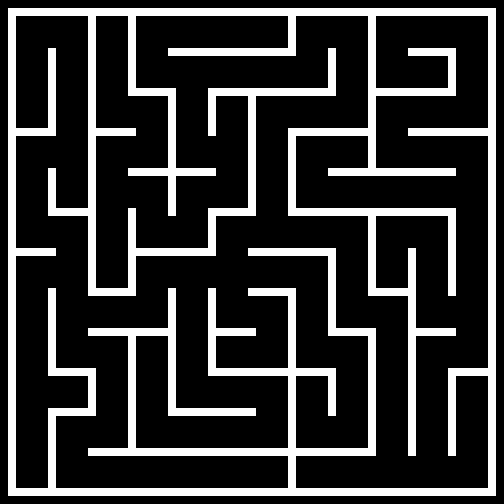

A level layout from a 2D game, rendered from its tile map. Below: a short description, then the map file with tile-grid data replaced by summaries:
An orthogonal 63x63 tile map with 8x8 px tiles, 1 tile layer (Background) and 72 objects (4x Painter, Player, Checkpoint).

<map version="1.10" tiledversion="1.10.2" orientation="orthogonal" renderorder="right-down" width="63" height="63" tilewidth="8" tileheight="8" infinite="0" nextlayerid="4" nextobjectid="79">
 <tileset firstgid="1" source="Mazeball.tsx" />
 <layer id="1" name="Background" width="63" height="63">
  <data>[3969 cells, 845 non-empty, 1 distinct tile ids]</data>
 </layer>
 <objectgroup id="2" name="Spawnpoints">
  <object id="72" name="Player" type="Player" x="215" y="17" width="30" height="30" />
  <object id="73" name="Painter" type="Painter" x="137" y="337.5" width="30" height="30">
   <properties>
    <property name="colour" value="Red" />
   </properties>
  </object>
  <object id="74" name="Painter" type="Painter" x="416.25" y="56.75" width="30" height="30">
   <properties>
    <property name="colour" value="Yellow" />
   </properties>
  </object>
  <object id="75" name="Painter" type="Painter" x="457" y="377.75" width="30" height="30">
   <properties>
    <property name="colour" value="Green" />
   </properties>
  </object>
  <object id="76" name="Painter" type="Painter" x="16.75" y="96.75" width="30" height="30">
   <properties>
    <property name="colour" value="Blue" />
   </properties>
  </object>
  <object id="78" name="Checkpoint" type="Checkpoint" x="256.25" y="473.75">
   <polygon points="0,0 32.25,0 31.75,14.75 -0.25,14.75" />
  </object>
 </objectgroup>
 <objectgroup id="3" name="Walls">
  <object id="1" x="8" y="8.25">
   <polygon points="0,0 487.5,0.25 487.25,7.75 0.25,7.5" />
  </object>
  <object id="2" x="8" y="16">
   <polygon points="0,0 7.75,0 7.5,472 0.25,471.5" />
  </object>
  <object id="3" x="8.5" y="488.25">
   <polygon points="0,0 -0.25,7.25 487.5,7.5 487.25,0" />
  </object>
  <object id="4" x="488.25" y="487.25">
   <polygon points="0,0 7.75,0 7.25,-470.5 0,-470.75" />
  </object>
  <object id="5" x="48" y="416.25">
   <polygon points="0,0 8,0 8.25,71 0,70.75" />
  </object>
  <object id="6" x="48" y="408.5">
   <polygon points="0,0 0,7.25 47.5,7.5 47.75,-0.5" />
  </object>
  <object id="7" x="88.25" y="448.5">
   <polygon points="0,0 0.25,7.25 287.25,7 287.5,0" />
  </object>
  <object id="8" x="288" y="456.5">
   <polygon points="0,0 7.75,0 7.75,31 0.25,31.25" />
  </object>
  <object id="9" x="448.25" y="455.5">
   <polygon points="0,0 7.25,0.25 7.5,-79 -0.25,-79.25" />
  </object>
  <object id="10" x="448" y="368">
   <polygon points="0,0 0.5,7.75 39.5,7.75 39.25,0.75" />
  </object>
  <object id="11" x="88" y="376.5">
   <polygon points="0,0 8,-0.25 7.5,30.5 0.5,31" />
  </object>
  <object id="12" x="48.25" y="368">
   <polygon points="0,0 47.25,0.5 47.5,7.5 0.25,7.75" />
  </object>
  <object id="13" x="128.75" y="336.75">
   <polygon points="0,0 7,0 7.25,111.25 -0.5,111.5" />
  </object>
  <object id="14" x="167.75" y="336.75">
   <polygon points="0,0 7.75,-0.5 7.75,71.25 0.5,71.25" />
  </object>
  <object id="15" x="168" y="409">
   <polygon points="0,0 0.25,6.5 87.5,6.5 87.25,-0.75" />
  </object>
  <object id="16" x="296.25" y="368">
   <polygon points="0,0 39.25,0.25 39.5,7.75 -0.5,7.25" />
  </object>
  <object id="17" x="328" y="376.5">
   <polygon points="0,0 7.75,0 7.75,39.25 0.25,39" />
  </object>
  <object id="18" x="368.25" y="336.5">
   <polygon points="0,0 7.25,-0.75 7.25,111 -0.25,111.25" />
  </object>
  <object id="20" x="208.5" y="368.5">
   <polygon points="0,0 79.25,0.25 79,7 -0.25,7.5" />
  </object>
  <object id="21" x="288" y="448">
   <polygon points="0,0 7.75,0 7.75,-152 0.25,-151.5" />
  </object>
  <object id="25" x="48.25" y="367.5">
   <polygon points="0,0 7.5,0 8,-79 -0.25,-79" />
  </object>
  <object id="26" x="87.75" y="288.25">
   <polygon points="0,0 48,0.25 48.25,6.75 0.5,7.25" />
  </object>
  <object id="27" x="88.5" y="328">
   <polygon points="0,0 87.25,0.5 87.5,8 -0.25,7.5" />
  </object>
  <object id="28" x="167.5" y="288.25">
   <polygon points="0,0 8.25,0.5 8.5,39 0.75,39.25" />
  </object>
  <object id="29" x="208" y="288.75">
   <polygon points="0,0 7.75,-0.25 7.5,79.5 0.25,80.25" />
  </object>
  <object id="30" x="216.25" y="328.75">
   <polygon points="0,0 39.75,0 39.5,7 0.25,7" />
  </object>
  <object id="31" x="248.75" y="288.25">
   <polygon points="0,0 47,0.25 46.75,7.5 -0.5,7.25" />
  </object>
  <object id="32" x="328.25" y="328.5">
   <polygon points="0,0 47.5,0.25 47,7.25 0,7" />
  </object>
  <object id="34" x="408.25" y="455.75">
   <polygon points="0,0 7.75,0.25 7.5,-207 0,-207" />
  </object>
  <object id="35" x="415.75" y="328.25">
   <polygon points="0,0 39.75,0 40,7.25 0.5,8" />
  </object>
  <object id="36" x="448" y="216.75">
   <polygon points="0,0 7.75,-0.75 8,79.25 0.5,79" />
  </object>
  <object id="37" x="376" y="288.75">
   <polygon points="0,0 31.75,-0.5 32,7 0.25,7" />
  </object>
  <object id="38" x="368.25" y="216.75">
   <polygon points="0,0 7.25,0 7.5,78.5 -0.25,78.75" />
  </object>
  <object id="39" x="328.25" y="256.75">
   <polygon points="0,0 7.25,0 7.75,70.75 -0.25,70.75" />
  </object>
  <object id="40" x="248.5" y="248.75">
   <polygon points="0,0 87.5,-0.25 87.25,7 -0.25,6.5" />
  </object>
  <object id="41" x="136.25" y="248">
   <polygon points="0,0 79.5,0.25 79.5,7.5 -0.25,7.5" />
  </object>
  <object id="42" x="128.25" y="208.25">
   <polygon points="0,0 7.25,0.25 7.5,79.25 0,79.5" />
  </object>
  <object id="43" x="16" y="248.25">
   <polygon points="0,0 39.25,0.5 39.25,7 0.25,7.5" />
  </object>
  <object id="44" x="88" y="287.75">
   <polygon points="0,0 8,0.25 8,-271.25 0.25,-271.5" />
  </object>
  <object id="45" x="48.5" y="208.75">
   <polygon points="0,0 39.25,-0.25 39.25,6.75 0,6.75" />
  </object>
  <object id="46" x="48.5" y="168.5">
   <polygon points="0,0 7.25,0 7.25,39.5 0,39" />
  </object>
  <object id="47" x="208" y="216">
   <polygon points="0,0 8,0 7.75,32.5 0.25,32" />
  </object>
  <object id="48" x="207.5" y="208">
   <polygon points="0,0 0.75,6.75 48,7.5 48.25,0.25" />
  </object>
  <object id="49" x="128.5" y="168.25">
   <polygon points="0,0 0,7.5 87,7.5 86.75,0.25" />
  </object>
  <object id="50" x="168.25" y="176.5">
   <polygon points="0,0 7.75,-0.25 8,39.5 -0.25,39.5" />
  </object>
  <object id="51" x="288.25" y="208.5">
   <polygon points="0,0 167.25,0 167,7 0.25,7" />
  </object>
  <object id="52" x="328.75" y="168.75">
   <polygon points="0,0 127,0 127.5,7 -0.75,7.25" />
  </object>
  <object id="53" x="15.75" y="128.25">
   <polygon points="0,0 39.75,-0.25 39.75,7 0.25,7.5" />
  </object>
  <object id="54" x="48.25" y="128">
   <polygon points="0,0 7.25,-0.25 7.25,-79.5 0,-79.25" />
  </object>
  <object id="55" x="96.5" y="128.5">
   <polygon points="0,0 39,0 39,7.25 -0.25,7.5" />
  </object>
  <object id="56" x="128" y="16.75">
   <polygon points="0,0 7.75,-0.25 8.25,71.25 0,71.5" />
  </object>
  <object id="57" x="128" y="88.5">
   <polygon points="0,0 0.5,7.5 47.75,7.75 48,-0.25" />
  </object>
  <object id="58" x="168.25" y="97.25">
   <polygon points="0,0 7.5,0 7.5,70.25 0,70.25" />
  </object>
  <object id="59" x="248" y="97.25">
   <polygon points="0,0 7.75,-0.25 7.25,110 0.25,109.75" />
  </object>
  <object id="60" x="288.25" y="136.25">
   <polygon points="0,0 7.5,-0.25 7.5,71.5 0.25,71.75" />
  </object>
  <object id="61" x="288" y="128.5">
   <polygon points="0,0 0,7.25 79.75,6.75 79.75,-0.25" />
  </object>
  <object id="62" x="408.75" y="128.25">
   <polygon points="0,0 79.25,0.25 79,7 -0.5,7.25" />
  </object>
  <object id="63" x="368" y="167.75">
   <polygon points="0,0 8,0.5 8,-151 0,-150.5" />
  </object>
  <object id="64" x="376.5" y="88.5">
   <polygon points="0,0 79.25,0.25 79.25,7 0,6.75" />
  </object>
  <object id="65" x="448" y="56.5">
   <polygon points="0,0 7.5,-0.25 7.5,31.75 0.5,31.5" />
  </object>
  <object id="66" x="408.5" y="48.75">
   <polygon points="0,0 47,-0.25 46.75,6.5 -0.25,7.25" />
  </object>
  </objectgroup>
</map>
<!-- 5 of 72 objects omitted -->
